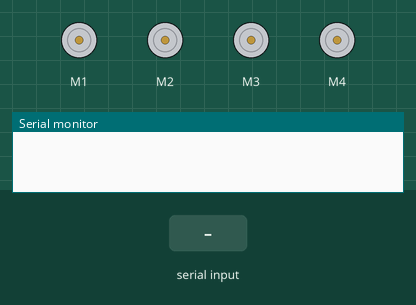
Simulated run of this sketch. Board: Arduino Uno, built with avr-gcc and run on an emulated ATmega328P. On the bench: 4 × DC motor (green arrow = forward, orange = backward, longer = faster), the last lines printed to the serial monitor. The test bench sets the inputs (shaded band).

Above: at 1.2 s.
1.3 s: "1" received over Serial
At 2.5 s:
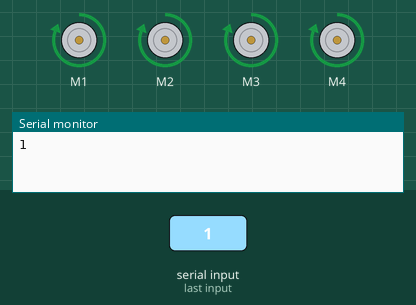
2.8 s: "2" received over Serial
At 3.9 s:
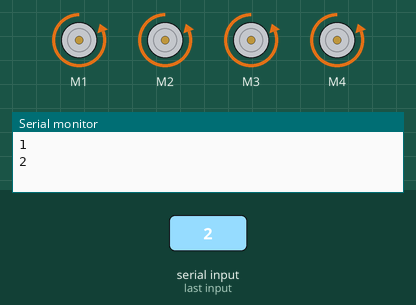
4.3 s: "3" received over Serial
At 5.0 s:
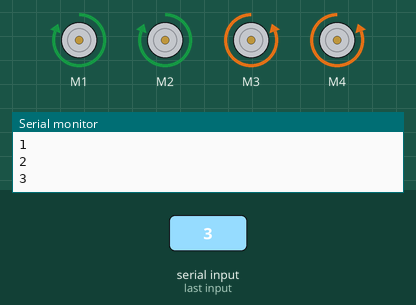
5.8 s: "4" received over Serial
At 6.2 s:
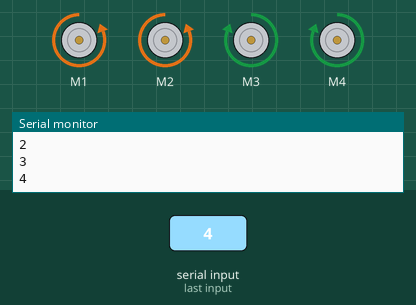
7.3 s: "0" received over Serial
At 8.5 s:
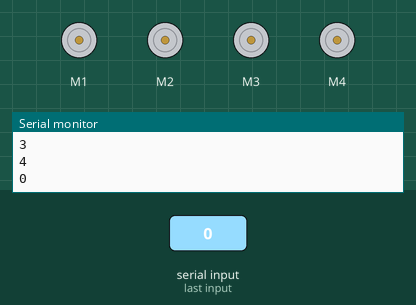
Timing chart, 0 to 9.8 s (numbered marks = the images above; inputs shaded):
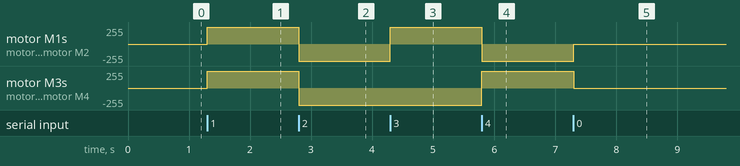

Measured:
- after the input at 1.3 s, motor M1–4: stopped → forward 255/255 at once
- after the input at 2.8 s, motor M1–4: forward 255/255 → backward 255/255 at once
- after the input at 4.3 s, motor M1, motor M2: backward 255/255 → forward 255/255 at once
- after the input at 5.8 s, motor M1, motor M2: forward 255/255 → backward 255/255 at once; motor M3, motor M4: backward 255/255 → forward 255/255 at once
- after the input at 7.3 s, motor M1, motor M2: backward 255/255 → stopped at once; motor M3, motor M4: forward 255/255 → stopped at once

The sketch:

BT_Car.ino
```cpp
#include<AFMotor.h>

// 0 : Brake ; 1 : Forward ; 2 : Backward ; 3 : Right ; 4 : Left

AF_DCMotor motor1(1);
AF_DCMotor motor2(2);
AF_DCMotor motor3(3);
AF_DCMotor motor4(4);

char data;

void setup()
{
  motor1.setSpeed(255);
  motor2.setSpeed(255);
  motor3.setSpeed(255);
  motor4.setSpeed(255);
  Serial.begin(9600);
}

void loop()
{
  if(Serial.available()>0)
  {
    data=Serial.read();
    Serial.println(data);
    switch(data)
    {
      case '0': brake()     ; break;
      case '1': forward()   ; break;
      case '2': backward()  ; break;
      case '3': right()     ; break;
      case '4': left()      ; break;
      default :               break;
    }
  }
}

void brake()
{
  motor1.run(RELEASE);
  motor2.run(RELEASE);
  motor3.run(RELEASE);
  motor4.run(RELEASE);
}

void forward()
{
  motor1.run(FORWARD);
  motor2.run(FORWARD);
  motor3.run(FORWARD);
  motor4.run(FORWARD);
}

void backward()
{
  motor1.run(BACKWARD);
  motor2.run(BACKWARD);
  motor3.run(BACKWARD);
  motor4.run(BACKWARD);
}

void right()
{
  motor1.run(FORWARD);
  motor2.run(FORWARD);
  motor3.run(BACKWARD);
  motor4.run(BACKWARD);
}

void left()
{
  motor1.run(BACKWARD);
  motor2.run(BACKWARD);
  motor3.run(FORWARD);
  motor4.run(FORWARD);
}
```

Stack.cpp
```cpp
#include<stdio.h>
#include<stdlib.h>
struct node
{
	int val;
	struct node *next;
};

struct stack
{
	int size;
	struct node *top;
};

bool isempty(struct stack *s)
{
	return(s->size==0);
};

void push(struct stack *s,int i)
{
	struct node *n=(struct node*)malloc(sizeof(struct node));
	n->val=i;
	n->next=s->top;
	s->top=n;
	(s->size)++;
}

struct node pop(struct stack *s)
{
	struct node *n=(struct node*)malloc(sizeof(struct node));
	if(isempty(s))
	{
		return(*n);
	}
	n=s->top;
	s->top=s->top->next;
	return(*n);
}

int peek(struct stack *s)
{
	return(s->top->val);
}

int main()
{
	struct stack *s=(struct stack*)malloc(sizeof(struct stack));
	s->size=0;
	push(s,2);
	printf("%d",peek(s));
}
  
```
